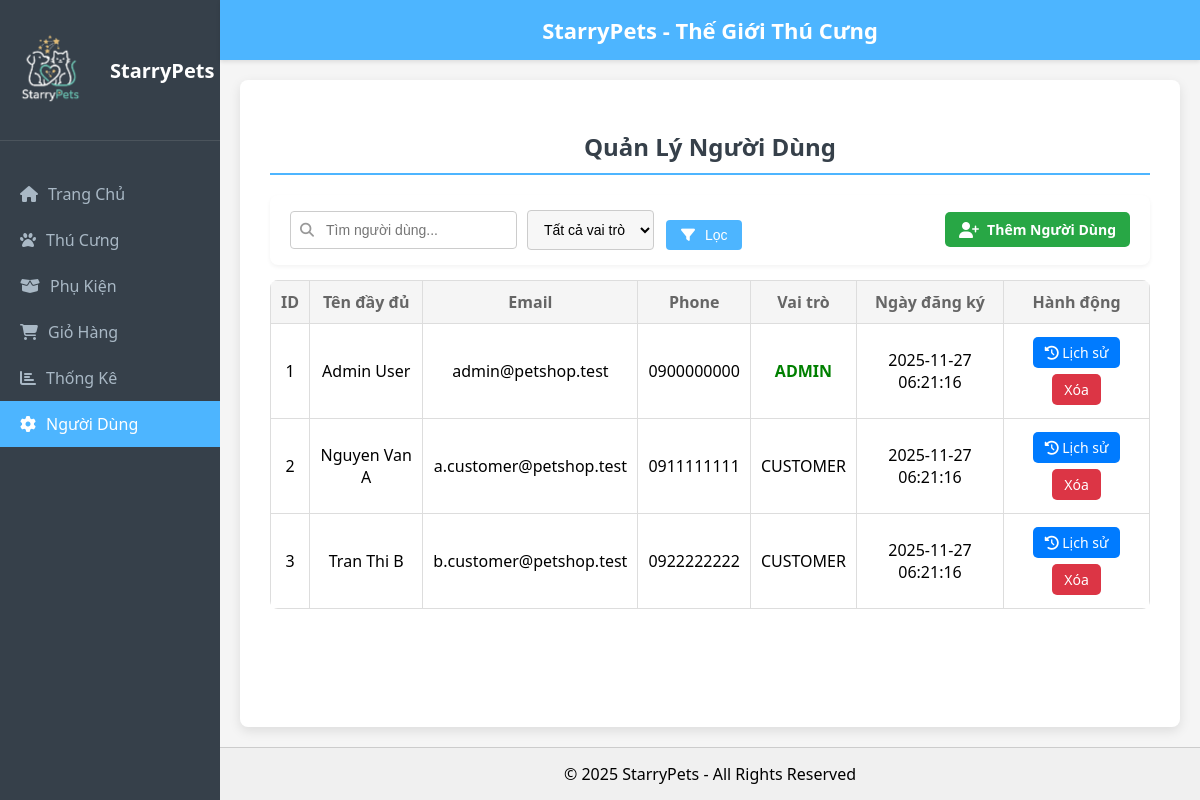
/admin/index.php?p=user, run on the app's committed database.
### tables this page shows
CREATE TABLE users (
  id INT AUTO_INCREMENT PRIMARY KEY,
  full_name VARCHAR(100) NOT NULL,
  email VARCHAR(120) NOT NULL UNIQUE,
  password_hash VARCHAR(255) NOT NULL,
  phone VARCHAR(20),
  role ENUM('ADMIN','CUSTOMER') NOT NULL DEFAULT 'CUSTOMER',
  status ENUM('ACTIVE','INACTIVE') NOT NULL DEFAULT 'ACTIVE',
  created_at TIMESTAMP DEFAULT CURRENT_TIMESTAMP,
  updated_at TIMESTAMP DEFAULT CURRENT_TIMESTAMP ON UPDATE CURRENT_TIMESTAMP
);

### admin/user.php (the view, shortened to what this page needs)
<?php
require_once __DIR__ . '/../connect.php';
$role_filter = isset($_GET['role']) ? $_GET['role'] : 'all';
$sql = "SELECT id, full_name, email, phone, role, created_at FROM users WHERE 1=1";
$sql .= " ORDER BY created_at DESC";
$stmt = $conn->prepare($sql);
$stmt->execute();
$result = $stmt->get_result();
$users = $result->fetch_all(MYSQLI_ASSOC);
?>
<h2 class="page-title">Quản Lý Người Dùng</h2>
<div class="top-bar">
    <form method="get" action="index.php" class="search-filter-form">
        <div class="search-controls">
            <div class="input-group">
                <i class="fas fa-search search-icon"></i>
                <input type="text" name="q" value="<?php echo isset($_GET['q'])?htmlspecialchars($_GET['q']):''; ?>" placeholder="Tìm người dùng..." class="search-input" />
            </div>
            <select name="role" class="filter-select">
                <option value="all" <?php echo ($role_filter === 'all') ? 'selected' : ''; ?>>Tất cả vai trò</option>
            </select>
        </div>
        <button type="submit" class="btn-submit btn-filter-standalone">
            <i class="fas fa-filter" aria-hidden="true"></i>
            <span style="margin-left:6px;">Lọc</span>
        </button>
    </form>
    <a href="index.php?p=them_user" class="btn-add">
        <i class="fas fa-user-plus"></i> Thêm Người Dùng
    </a>
</div>
<table class="pet-table">
    <thead>
        <tr>
            <th>ID</th>
            <th>Tên đầy đủ</th>
            <th>Email</th>
            <th>Phone</th>
            <th>Vai trò</th>
            <th>Ngày đăng ký</th>
            <th>Hành động</th>
        </tr>
    </thead>
    <tbody>
        <?php if (empty($users)): ?>
            <tr><td colspan="6">Không tìm thấy người dùng.</td></tr>
        <?php else: ?>
            <?php foreach ($users as $user): ?>
                <tr>
                    <td><?php echo htmlspecialchars($user['id']); ?></td>
                    <td><?php echo htmlspecialchars($user['full_name']); ?></td>
                    <td><?php echo htmlspecialchars($user['email']); ?></td>
                    <td><?php echo htmlspecialchars($user['phone'] ?? ''); ?></td>
                    <td>
                        <?php if ($user['role'] === 'ADMIN'): ?>
                            <span class="status-active">ADMIN</span>
                        <?php else: ?>
                            <span>CUSTOMER</span>
                        <?php endif; ?>
                    </td>
                    <td><?php echo htmlspecialchars($user['created_at']); ?></td>
                    <td>
                        <a href="index.php?p=order_history&user_id=<?php echo urlencode($user['id']); ?>" class="btn-edit">
                            <i class="fas fa-history"></i> Lịch sử
                        </a>
                        <a href="#" class="btn-delete" onclick="return confirm('Bạn có chắc muốn xóa người dùng này?')">Xóa</a>
                    </td>
                </tr>
            <?php endforeach; ?>
        <?php endif; ?>
    </tbody>
</table>

### assets/css/styleadmin.css (style rules this page uses)
html, body { height: 100%; margin: 0; font-family: 'Segoe UI', Tahoma, Geneva, Verdana, sans-serif; background-color: #f5f5f5; }
.page-title { font-size: 24px; color: #333; margin-bottom: 20px; font-weight: 600; }
.top-bar { margin-bottom: 15px; }
.btn-add { background: #4DB5FF; color: white; padding: 10px 15px; text-decoration: none; border-radius: 6px; font-weight: bold; }
.pet-table { width: 100%; border-collapse: collapse; background: white; border-radius: 8px; overflow: hidden; }
.pet-table th { background: #f0f4f8; padding: 12px; text-align: left; font-weight: bold; color: #666; border-bottom: 1px solid #ddd; }
.pet-table td { padding: 12px; border-bottom: 1px solid #eee; }
.btn-edit, .btn-delete { padding: 6px 12px; text-decoration: none; border-radius: 5px; font-size: 14px; }
.btn-edit { background: #2ecc71; color: white; }
.btn-delete { background: #e74c3c; color: white; margin-left: 5px; }
.page-title { color: #36404A; font-size: 24px; font-weight: 600; padding-bottom: 10px; border-bottom: 2px solid #4DB5FF; margin-bottom: 20px; text-align: center; }
.btn-submit { width: 100%; padding: 12px; background: #4DB5FF; border: none; color: white; font-size: 18px; border-radius: 6px; cursor: pointer; margin-top: 10px; }
.top-bar { display: flex; justify-content: space-between; align-items: center; padding: 15px 20px; background-color: #fff; border-radius: 8px; box-shadow: 0 2px 4px rgba(0, 0, 0, 0.05); margin-bottom: 20px; }
.search-filter-form { display: flex; flex-direction: row; gap: 12px; align-items: center; justify-content: flex-start; flex: 1 1 auto; }
.search-controls { display: flex; align-items: center; gap: 10px; }
.btn-submit.btn-filter-standalone { padding: 6px 10px; font-size: 13px; line-height: 1; border-radius: 4px; height: auto; min-width: 60px; }
.search-input { padding: 10px 10px 10px 35px; border: 1px solid #ccc; border-radius: 4px; font-size: 14px; width: 180px; transition: border-color 0.3s, box-shadow 0.3s; }
.btn-submit.btn-filter-standalone { width: auto; padding: 8px 15px; font-size: 14px; }
.input-group { position: relative; }
.search-icon { position: absolute; left: 10px; top: 50%; transform: translateY(-50%); color: #999; font-size: 14px; }
.filter-select { padding: 10px 12px; border: 1px solid #ccc; border-radius: 4px; font-size: 14px; cursor: pointer; background-color: #f7f7f7; transition: border-color 0.3s; }
.btn-add { background-color: #2ECC71; color: white; padding: 10px 15px; border-radius: 4px; text-decoration: none; font-weight: 600; font-size: 14px; transition: background-color 0.3s; display: flex; align-items: center; }
.btn-add i { margin-right: 8px; font-size: 16px; }
.pet-table { width: 100%; border-collapse: collapse; background: #ffffff; }
.pet-table th, .pet-table td { padding: 10px; border: 1px solid #ddd; text-align: center; }
.pet-table th { background: #f5f5f5; font-weight: bold; }
.btn-edit, .btn-delete, .btn-copy { padding: 6px 12px; border-radius: 5px; color: white; text-decoration: none; margin: 3px; display: inline-block; }
.btn-edit { background: #007bff; }
.btn-delete { background: #dc3545; }
.status-active { color: green; font-weight: bold; }
.top-bar { display: flex; justify-content: flex-end; margin-bottom: 15px; }
.btn-add { background: #28a745; color: white; padding: 8px 14px; border-radius: 5px; text-decoration: none; }

### data on the page
users: id "1", full_name "Admin User", email "admin@petshop.test", phone "0900000000", role "ADMIN", created_at "2025-11-27 06:21:16"
users: id "2", full_name "Nguyen Van A", email "a.customer@petshop.test", phone "0911111111", role "CUSTOMER", created_at "2025-11-27 06:21:16"
users: id "3", full_name "Tran Thi B", email "b.customer@petshop.test", phone "0922222222", role "CUSTOMER", created_at "2025-11-27 06:21:16"
